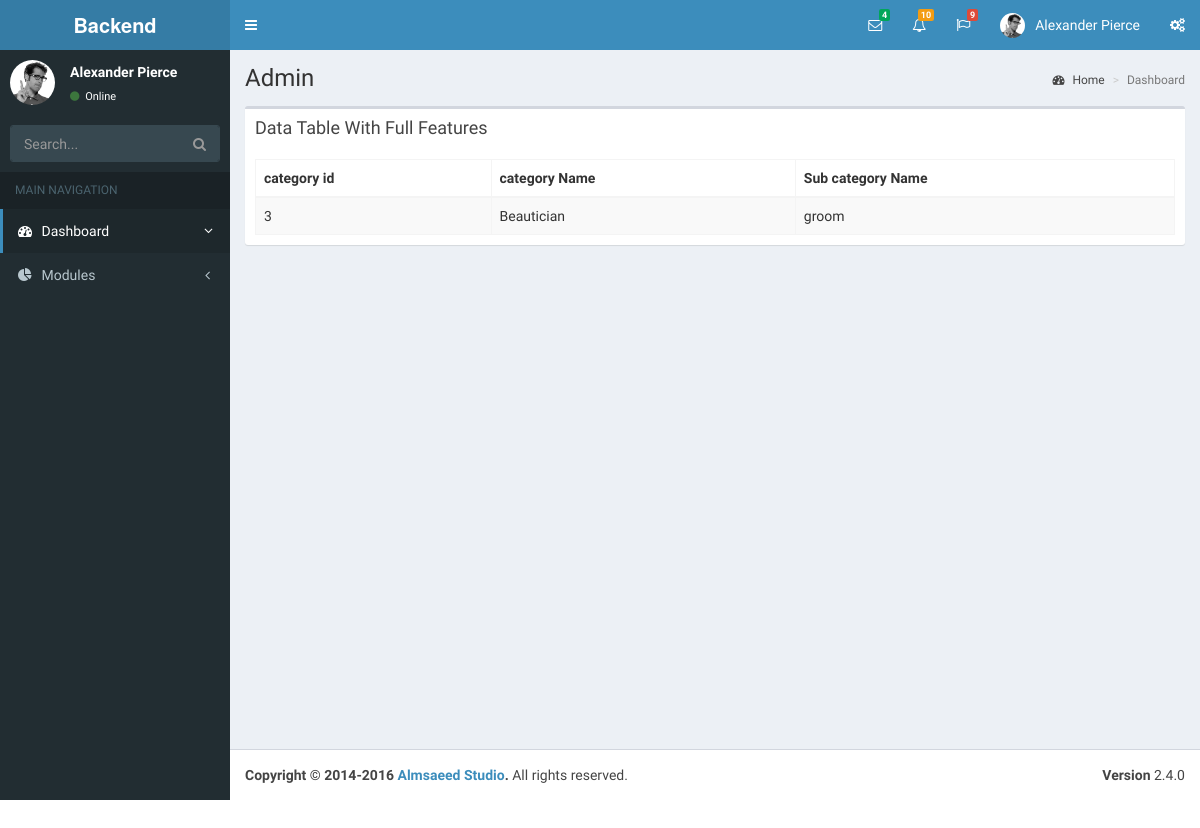
/backend/beautician.php, run on the app's committed database.
### tables this page shows
CREATE TABLE `category` (
  `category_id` int(11) NOT NULL,
  `category_name` varchar(30) NOT NULL
);

CREATE TABLE `sub_category` (
  `sub_category_id` int(11) NOT NULL,
  `category_id` int(11) NOT NULL,
  `sub_category_name` varchar(50) NOT NULL
);

### mysql/MysqliDb.php (called while the page is built, shortened)
<?php
class MysqliDb
{
    public static $prefix = '';
    protected $_mysqli;
    protected $_query;
    protected $_queryOptions = array();
    protected $_orderBy = array();
    protected $_groupBy = array();
    protected $_bindParams = array('');
    protected $host;
    protected $socket;
    protected $_username;
    protected $_password;
    protected $db;
    protected $port;
    protected $charset;
    public $returnType = 'array';
    protected $_nestJoin = false;
    private $_tableName = '';
    protected $_mapKey = null;
    public function __construct($host = null, $username = null, $password = null, $db = null, $port = null, $charset = 'utf8', $socket = null)
    {
        $isSubQuery = false;
        if (is_object($host)) {
            $this->_mysqli = $host;
        } else
            if(is_string($host)) {
                $this->host = $host;
            }
        $this->_username = $username;
        $this->_password = $password;
        $this->db = $db;
        $this->port = $port;
        $this->charset = $charset;
        $this->socket = $socket;
    }
    public function connect()
    {
        $this->_mysqli = new mysqli($this->host, $this->_username, $this->_password, $this->db, $this->port, $this->socket);
        if ($this->charset) {
            $this->_mysqli->set_charset($this->charset);
        }
    }
    public function mysqli()
    {
        return $this->_mysqli;
    }
    protected function reset()
    {
        $this->_orderBy = array();
        $this->_groupBy = array();
        $this->_bindParams = array('');
        $this->_query = null;
        $this->_queryOptions = array();
        $this->returnType = 'array';
        $this->_nestJoin = false;
        $this->_forUpdate = false;
        $this->_lockInShareMode = false;
        $this->_tableName = '';
        $this->_updateColumns = null;
        $this->_mapKey = null;
    }
    public function get($tableName, $numRows = null, $columns = '*')
    {
        $column = is_array($columns) ? implode(', ', $columns) : $columns;
        if (strpos($tableName, '.') === false) {
            $this->_tableName = self::$prefix . $tableName;
        } else {
            $this->_tableName = $tableName;
        }
        $this->_query = 'SELECT ' . implode(' ', $this->_queryOptions) . ' ' .
            $column . " FROM " . $this->_tableName;
        $stmt = $this->_buildQuery($numRows);
        $stmt->execute();
        $res = $this->_dynamicBindResults($stmt);
        return $res;
    }
    public function getOne($tableName, $columns = '*')
    {
        $res = $this->get($tableName, 1, $columns);
        if ($res instanceof MysqliDb) {
            return $res;
        } elseif (is_array($res) && isset($res[0])) {
            return $res[0];
        } elseif ($res) {
            return $res;
        }
        return null;
    }
    protected function _determineType($item)
    {
        switch (gettype($item)) {
            case 'NULL':
            case 'string':
                return 's';
                break;
            case 'boolean':
            case 'integer':
                return 'i';
                break;
        }
        return '';
    }
    protected function _bindParam($value)
    {
        $this->_bindParams[0] .= $this->_determineType($value);
        array_push($this->_bindParams, $value);
    }
    protected function _buildPair($operator, $value)
    {
        if (!is_object($value)) {
            return ' ' . $operator . ' ? ';
        }
        $subQuery = $value->getSubQuery();
        return " " . $operator . " (" . $subQuery['query'] . ") " . $subQuery['alias'];
    }
    protected function _buildQuery($numRows = null, $tableData = null)
    {
        $stmt = $this->_prepareQuery();
        if (count($this->_bindParams) > 1) {
            call_user_func_array(array($stmt, 'bind_param'), $this->refValues($this->_bindParams));
        }
        return $stmt;
    }
    protected function _dynamicBindResults(mysqli_stmt $stmt)
    {
        $parameters = array();
        $results = array();
        $mysqlLongType = 252;
        $shouldStoreResult = false;
        $meta = $stmt->result_metadata();
        $row = array();
        while ($field = $meta->fetch_field()) {
            if ($this->_nestJoin && $field->table != $this->_tableName) {
                $field->table = substr($field->table, strlen(self::$prefix));
                $row[$field->table][$field->name] = null;
                $parameters[] = & $row[$field->table][$field->name];
            } else {
                $row[$field->name] = null;
                $parameters[] = & $row[$field->name];
            }
        }
        call_user_func_array(array($stmt, 'bind_result'), $parameters);
        while ($stmt->fetch()) {
            if ($this->returnType == 'object') {
                $result = new stdClass ();
                foreach ($row as $key => $val) {
                    if (is_array($val)) {
                        $result->$key = new stdClass ();
                        foreach ($val as $k => $v) {
                            $result->$key->$k = $v;
                        }
                    } else {
                        $result->$key = $val;
                    }
                }
            } else {
                $result = array();
                foreach ($row as $key => $val) {
                    if (is_array($val)) {
                        foreach ($val as $k => $v) {
                            $result[$key][$k] = $v;
                        }
                    } else {
                        $result[$key] = $val;
                    }
                }
            }
            if ($this->_mapKey) {
                $results[$row[$this->_mapKey]] = count($row) > 2 ? $result : end($result);
            } else {
                array_push($results, $result);
            }
        }
        return $results;
    }
    protected function _buildCondition($operator, &$conditions)
    {
        if (empty($conditions)) {
            return;
        }
        $this->_query .= ' ' . $operator;
        foreach ($conditions as $cond) {
            list ($concat, $varName, $operator, $val) = $cond;
            $this->_query .= " " . $concat . " " . $varName;
            switch (strtolower($operator)) {
                default:
                    if (is_array($val)) {
                        $this->_bindParams($val);
                    } elseif ($val === null) {
                        $this->_query .= ' ' . $operator . " NULL";
                    } elseif ($val != 'DBNULL' || $val == '0') {
                        $this->_query .= $this->_buildPair($operator, $val);
                    }
            }
        }
    }
    protected function _buildGroupBy()
    {
        if (empty($this->_groupBy)) {
            return;
        }
        $this->_query .= " GROUP BY ";
        $this->_query = rtrim($this->_query, ', ') . " ";
    }
    protected function _buildOrderBy()
    {
        if (empty($this->_orderBy)) {
            return;
        }
        $this->_query .= " ORDER BY ";
        $this->_query = rtrim($this->_query, ', ') . " ";
    }
    protected function _buildLimit($numRows)
    {
        if (!isset($numRows)) {
            return;
        }
        if (is_array($numRows)) {
            $this->_query .= ' LIMIT ' . (int) $numRows[0] . ', ' . (int) $numRows[1];
        } else {
            $this->_query .= ' LIMIT ' . (int) $numRows;
        }
    }
    protected function _prepareQuery()
    {
        if (!$stmt = $this->mysqli()->prepare($this->_query)) {
            $msg = $this->mysqli()->error . " query: " . $this->_query;
            $num = $this->mysqli()->errno;
            $this->reset();
            throw new Exception($msg, $num);
        }
        return $stmt;
    }
    protected function refValues(array &$arr)
    {
        if (strnatcmp(phpversion(), '5.3') >= 0) {
            $refs = array();
            foreach ($arr as $key => $value) {
                $refs[$key] = & $arr[$key];
            }
            return $refs;
        }
        return $arr;
    }
    protected function replacePlaceHolders($str, $vals)
    {
        $i = 1;
        $newStr = "";
        while ($pos = strpos($str, "?")) {
            $val = $vals[$i++];
            $newStr .= substr($str, 0, $pos) . "'" . $val . "'";
            $str = substr($str, $pos + 1);
        }
        $newStr .= $str;
        return $newStr;
    }
}

### config.php (called while the page is built, shortened)
<?php
   require_once ('mysql/MysqliDb.php');
   $db2 = new MysqliDb (DB_SERVER, DB_USERNAME, DB_PASSWORD, DB_DATABASE);
?>

### backend/beautician.php (the view, shortened to what this page needs)
 <?php $baseurl = "http://localhost/handworker/backend/assets/";  ?>
 <?php include "header.php";
 include '../config.php';
$db2->where('category_name', 'Beautician');
$category1 = $db2->get('category');
 ?>
  <aside class="main-sidebar">
    <section class="sidebar">
      <div class="user-panel">
        <div class="pull-left image">
          <img src="<?php echo $baseurl;  ?>dist/img/user2-160x160.jpg" class="img-circle" alt="User Image">
        </div>
        <div class="pull-left info">
          <p>Alexander Pierce</p>
          <a href="#"><i class="fa fa-circle text-success"></i> Online</a>
        </div>
      </div>
      <form action="#" method="get" class="sidebar-form">
        <div class="input-group">
          <input type="text" name="q" class="form-control" placeholder="Search...">
          <span class="input-group-btn">
                <button type="submit" name="search" id="search-btn" class="btn btn-flat"><i class="fa fa-search"></i>
                </button>
              </span>
        </div>
      </form>
    <?php include "sidebar.php";  ?>
    </section>
  </aside>
  <div class="content-wrapper">
    <section class="content-header">
      <h1>Admin</h1>
      <ol class="breadcrumb">
        <li><a href="#"><i class="fa fa-dashboard"></i> Home</a></li>
        <li class="active">Dashboard</li>
      </ol>
    </section>
    <section class="content">
    <div class="box">
            <div class="box-header">
              <h3 class="box-title">Data Table With Full Features</h3>
            </div>
            <div class="box-body">
              <table id="example1" class="table table-bordered table-striped">
                <thead>
                <tr>
                  <th>category id</th>
                  <th>category Name</th>
                  <th>Sub category Name</th>
                </tr>
                </thead>
                <tbody>
                <?php if($category1) { foreach ($category1 as $category){
                  $db2->where('category_id',$category['category_id']);
                  $sub_category = $db2->getone('sub_category');
                  ?>
                <tr>
                <td><?php echo $category['category_id'] ?></td>
                  <td><?php echo $category['category_name'] ?></td>
                  <td><?php echo $sub_category['sub_category_name'] ?></td>
                </tr>
                <?php  } } ?>
              </table>
            </div>
          </div>
    </section>
  </div>
  <footer class="main-footer">
    <div class="pull-right hidden-xs">
      <b>Version</b> 2.4.0
    </div>
    <strong>Copyright &copy; 2014-2016 <a href="https://adminlte.io">Almsaeed Studio</a>.</strong> All rights
    reserved.
  </footer>
</div>
</body>
</html>

### data on the page
category: category_id "3", category_name "Beautician", sub_category.sub_category_name "groom"
